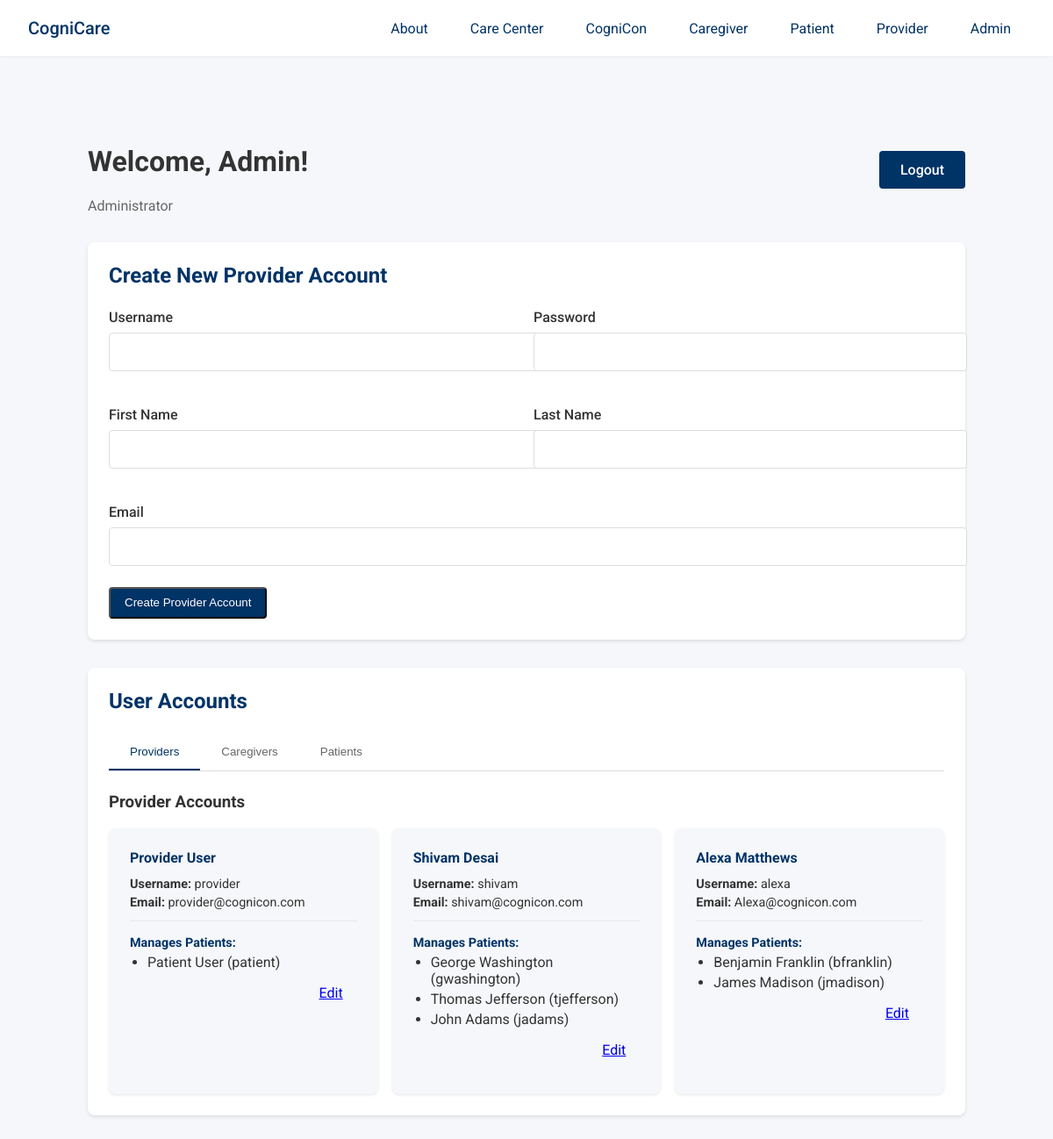
/admin-dashboard/ (signed in), run on the app's committed database.
### users/models.py (models this page shows, shortened)
class UserProfile(models.Model):
    USER_TYPES = (
        ('admin', 'Administrator'),
        ('provider', 'Healthcare Provider'),
        ('caregiver', 'Caregiver'),
        ('patient', 'Patient'),
    )
    user = models.OneToOneField(User, on_delete=models.CASCADE, related_name='profile')
    user_type = models.CharField(max_length=20, choices=USER_TYPES)
    provider = models.ForeignKey('self', on_delete=models.SET_NULL, null=True, blank=True,
                                related_name='managed_patients', limit_choices_to={'user_type': 'provider'})
    patient = models.ForeignKey('self', on_delete=models.SET_NULL, null=True, blank=True,
                               related_name='caregivers', limit_choices_to={'user_type': 'patient'})

### users/views.py (the view)
# urls.py: path('admin-dashboard/', views.admin_dashboard, name='admin_dashboard'),
@login_required
def admin_dashboard(request):
    if not hasattr(request.user, 'profile') or request.user.profile.user_type != 'admin':
        messages.error(request, 'You do not have permission to access the admin dashboard.')
        return redirect('home')
    providers = UserProfile.objects.filter(user_type='provider')
    caregivers = UserProfile.objects.filter(user_type='caregiver')
    patients = UserProfile.objects.filter(user_type='patient')
    providers_with_patients = []
    for provider in providers:
        managed_patients = UserProfile.objects.filter(user_type='patient', provider=provider)
        providers_with_patients.append({
            'profile': provider,
            'managed_patients': managed_patients
        })
    caregivers_with_patients = []
    for caregiver in caregivers:
        assigned_patient = caregiver.patient.user if caregiver.patient else None
        caregivers_with_patients.append({
            'profile': caregiver,
            'assigned_patient': assigned_patient
        })
    patients_with_relationships = []
    for patient in patients:
        patient_caregivers = UserProfile.objects.filter(user_type='caregiver', patient=patient)
        provider_user = patient.provider.user if patient.provider else None
        patients_with_relationships.append({
            'profile': patient,
            'provider': provider_user,
            'caregivers': patient_caregivers
        })
    task_statistics = get_task_statistics()
    context = {
        'user': request.user,
        'user_type': 'Administrator',
        'providers': providers_with_patients,
        'caregivers': caregivers_with_patients,
        'patients': patients_with_relationships,
        **task_statistics  # Unpack task statistics into context
    }
    return render(request, 'dashboards/admin_dashboard.html', context)

### taskmanager/views.py (called while the page is built)
def get_task_statistics():
    return {
        'total_tasks': Task.objects.count(),
        'pending_tasks_count': Task.objects.filter(status__in=['assigned', 'in_progress']).count(),
        'completed_tasks_count': Task.objects.filter(status='completed').count(),
        'overdue_tasks_count': Task.objects.filter(status='overdue').count(),
    }

### templates/dashboards/admin_dashboard.html (shortened to what this page needs)
{% extends 'layouts/base.html' %}
{% load static %}
{% block content %}
<div class="dashboard-container">
    <div class="dashboard-header">
        <div>
    <h1>Welcome, {{ user.first_name }}!</h1>
            <span class="user-type">{{ user_type }}</span>
        </div>
        <a href="{% url 'logout' %}" class="logout-btn">Logout</a>
    </div>
    <div class="admin-dashboard">
        <div class="dashboard-section">
            <h2>Create New Provider Account</h2>
            <form method="post" action="{% url 'create_provider' %}" class="account-form">
                <div class="form-row">
                    <div class="form-group">
                        <label for="username">Username</label>
                        <input type="text" id="username" name="username" required>
                    </div>
                    <div class="form-group">
                        <label for="password">Password</label>
                        <input type="password" id="password" name="password" required>
                    </div>
                </div>
                <div class="form-row">
                    <div class="form-group">
                        <label for="first_name">First Name</label>
                        <input type="text" id="first_name" name="first_name" required>
                    </div>
                    <div class="form-group">
                        <label for="last_name">Last Name</label>
                        <input type="text" id="last_name" name="last_name" required>
                    </div>
                </div>
                <div class="form-group">
                    <label for="email">Email</label>
                    <input type="email" id="email" name="email" required>
                </div>
                <button type="submit" class="mdc-button mdc-button--raised">
                    <span class="mdc-button__label">Create Provider Account</span>
                </button>
            </form>
        </div>
        <div class="dashboard-section">
            <h2>User Accounts</h2>
            <div class="tabs">
                <button class="tab-button active" onclick="openTab(event, 'provider-tab')">Providers</button>
                <button class="tab-button" onclick="openTab(event, 'caregiver-tab')">Caregivers</button>
                <button class="tab-button" onclick="openTab(event, 'patient-tab')">Patients</button>
            </div>
            <div id="provider-tab" class="tab-content active">
                <h3>Provider Accounts</h3>
                {% if providers %}
                <div class="user-accounts">
                    {% for provider_data in providers %}
                    <div class="user-card">
                        <div class="user-details">
                            <h4>{{ provider_data.profile.user.first_name }} {{ provider_data.profile.user.last_name }}</h4>
                            <p><strong>Username:</strong> {{ provider_data.profile.user.username }}</p>
                            <p><strong>Email:</strong> {{ provider_data.profile.user.email }}</p>
                            <div class="relationship-data">
                                <p><strong>Manages Patients:</strong></p>
                                {% if provider_data.managed_patients %}
                                    <ul class="relationship-list">
                                    {% for patient in provider_data.managed_patients %}
                                        <li>{{ patient.user.first_name }} {{ patient.user.last_name }} ({{ patient.user.username }})</li>
                                    {% endfor %}
                                    </ul>
                                {% else %}
                                    <p class="no-relationships">No patients assigned</p>
                                {% endif %}
                            </div>
                        </div>
                        <div class="user-actions">
                            <a href="{% url 'edit_account' provider_data.profile.user.id %}" class="mdc-button mdc-button--outlined">
                                <span class="mdc-button__label">Edit</span>
                            </a>
                        </div>
                    </div>
                    {% endfor %}
                </div>
                {% else %}
                <p>No provider accounts found.</p>
                {% endif %}
            </div>
        </div>
    </div>
</div>
{% endblock %}

### templates/layouts/base.html (shortened to what this page needs)
<!DOCTYPE html>
<html>
<head>
    {% load static %}
    <link href="https://unpkg.com/material-components-web@latest/dist/material-components-web.min.css" rel="stylesheet">
    <link rel="stylesheet" href="https://cdnjs.cloudflare.com/ajax/libs/font-awesome/6.4.0/css/all.min.css">
</head>
<body>
    <header class="top-nav">
        <a href="/" class="site-title">CogniCare</a>
        <div style="display: flex; align-items: center;">
                <nav class="nav-links">
                <a href="/about">About</a>
                <a href="/carecenter">Care Center</a>
                <a href="/cognicon">CogniCon</a>
                <a href="/caregiver-login">Caregiver</a>
                <a href="/patient-login">Patient</a>
                <a href="/provider-login">Provider</a>
                <a href="/admin-login">Admin</a>
                </nav>
        </div>
    </header>
    <main>
        <div class="content-wrapper">
            {% block content %}{% endblock %}
        </div>
    </main>
</body>
</html>

### templates/layouts/base.html (style rules this page uses)
body { margin: 0; background-color: #f5f7fa; font-family: Roboto, sans-serif; min-height: 100vh; color: #333333; }
.top-nav { position: fixed; top: 0; left: 0; right: 0; background-color: #ffffff; color: #003366; box-shadow: 0 1px 2px rgba(0, 0, 0, 0.05); display: flex; justify-content: space-between; align-items: center; padding: 0 2rem; height: 64px; z-index: 100; }
.site-title { color: #003366; font-weight: 500; font-size: 1.25rem; text-decoration: none; }
.nav-links { display: flex; align-items: center; gap: 1rem; }
.nav-links a { color: #003366; text-decoration: none; padding: 0.5rem 1rem; border-radius: 4px; transition: background-color 0.2s; }
main { padding-top: 80px; min-height: calc(100vh - 80px); }
.content-wrapper { max-width: 1200px; margin: 0 auto; padding: 2rem; }
.mdc-button { height: 36px; padding: 0 16px; border-radius: 4px; }
.mdc-button--raised { background-color: #003366; color: white; }
.mdc-button__label { text-transform: none; }

### templates/dashboards/admin_dashboard.html (style rules this page uses)
.dashboard-container { max-width: 1000px; margin: 0 auto; padding: 2rem; }
.user-type { color: #666; margin-bottom: 2rem; }
.dashboard-header { display: flex; justify-content: space-between; align-items: center; margin-bottom: 2rem; }
.dashboard-section { background: white; border-radius: 8px; box-shadow: 0 2px 4px rgba(0,0,0,0.1); margin-bottom: 2rem; padding: 1.5rem; }
.dashboard-section h2 { color: #003366; margin-top: 0; margin-bottom: 1.5rem; font-size: 1.5rem; }
.form-row { display: flex; gap: 1rem; margin-bottom: 1rem; }
.form-row .form-group { flex: 1; }
.form-group { margin-bottom: 1.5rem; }
.form-group label { display: block; margin-bottom: 0.5rem; font-weight: 500; }
.form-group input { width: 100%; padding: 0.75rem; border: 1px solid #ddd; border-radius: 4px; font-size: 1rem; }
.tabs { display: flex; border-bottom: 1px solid #ddd; margin-bottom: 1.5rem; }
.tab-button { padding: 0.75rem 1.5rem; background: none; border: none; border-bottom: 2px solid transparent; cursor: pointer; font-weight: 500; color: #666; }
.tab-button.active { color: #003366; border-bottom-color: #003366; }
.tab-content { display: none; }
.tab-content.active { display: block; }
.user-accounts { display: grid; grid-template-columns: repeat(auto-fill, minmax(300px, 1fr)); gap: 1rem; }
.user-card { background: #f5f7fa; border-radius: 8px; padding: 1.5rem; box-shadow: 0 1px 3px rgba(0,0,0,0.1); }
.user-details h4 { margin-top: 0; margin-bottom: 0.75rem; color: #003366; }
.user-details p { margin: 0.25rem 0; font-size: 0.9rem; }
.user-actions { margin-top: 1rem; display: flex; gap: 0.5rem; justify-content: flex-end; }
.relationship-data { margin-top: 0.75rem; padding-top: 0.75rem; border-top: 1px solid #e5e7eb; }
.relationship-data p { margin: 0.25rem 0; }
.relationship-data p strong { color: #003366; }
.relationship-list { margin: 0.25rem 0 0.75rem 1.25rem; padding: 0; }
.relationship-list li { margin-bottom: 0.25rem; }
.logout-btn { margin-left: auto; background: #003366; color: #fff; padding: 0.75rem 1.5rem; border-radius: 4px; text-decoration: none; font-weight: 500; transition: background 0.2s; }

### data on the page
UserProfile: profile.user.first_name "Provider", profile.user.last_name "User", profile.user.username "provider", profile.user.email "provider@cognicon.com"
UserProfile: user.first_name "Patient", user.last_name "User", user.username "patient"
UserProfile: profile.user.first_name "Shivam", profile.user.last_name "Desai", profile.user.username "shivam", profile.user.email "shivam@cognicon.com"
UserProfile: user.first_name "George", user.last_name "Washington", user.username "gwashington"
UserProfile: user.first_name "Thomas", user.last_name "Jefferson", user.username "tjefferson"
UserProfile: user.first_name "John", user.last_name "Adams", user.username "jadams"
UserProfile: profile.user.first_name "Alexa", profile.user.last_name "Matthews", profile.user.username "alexa", profile.user.email "Alexa@cognicon.com"
UserProfile: user.first_name "Benjamin", user.last_name "Franklin", user.username "bfranklin"
UserProfile: user.first_name "James", user.last_name "Madison", user.username "jmadison"

### other printed values
{{ user.first_name }} "Admin"
{{ user_type }} "Administrator"
